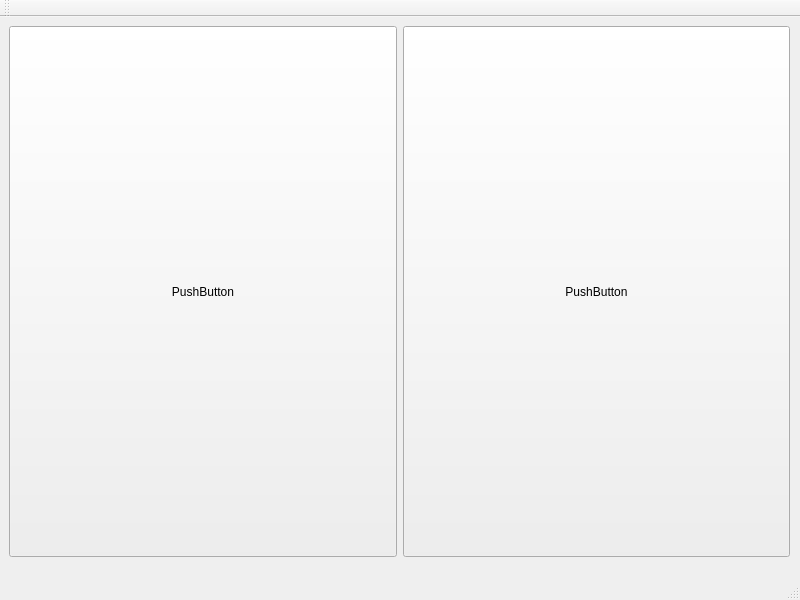
<?xml version="1.0" encoding="UTF-8"?>
<ui version="4.0">
 <class>MainWindow</class>
 <widget class="QMainWindow" name="MainWindow">
  <property name="geometry">
   <rect>
    <x>0</x>
    <y>0</y>
    <width>800</width>
    <height>600</height>
   </rect>
  </property>
  <property name="windowTitle">
   <string>MainWindow</string>
  </property>
  <widget class="QWidget" name="centralwidget">
   <widget class="QWidget" name="horizontalLayoutWidget">
    <property name="geometry">
     <rect>
      <x>9</x>
      <y>9</y>
      <width>781</width>
      <height>531</height>
     </rect>
    </property>
    <layout class="QHBoxLayout" name="horizontalLayout">
     <item>
      <widget class="QPushButton" name="pushButton_2">
       <property name="sizePolicy">
        <sizepolicy hsizetype="Minimum" vsizetype="Preferred">
         <horstretch>0</horstretch>
         <verstretch>0</verstretch>
        </sizepolicy>
       </property>
       <property name="text">
        <string>PushButton</string>
       </property>
      </widget>
     </item>
     <item>
      <widget class="QPushButton" name="pushButton">
       <property name="sizePolicy">
        <sizepolicy hsizetype="Minimum" vsizetype="Preferred">
         <horstretch>0</horstretch>
         <verstretch>0</verstretch>
        </sizepolicy>
       </property>
       <property name="text">
        <string>PushButton</string>
       </property>
      </widget>
     </item>
    </layout>
   </widget>
  </widget>
  <widget class="QMenuBar" name="menubar">
   <property name="geometry">
    <rect>
     <x>0</x>
     <y>0</y>
     <width>800</width>
     <height>22</height>
    </rect>
   </property>
  </widget>
  <widget class="QStatusBar" name="statusbar"/>
  <widget class="QToolBar" name="toolBar">
   <property name="windowTitle">
    <string>toolBar</string>
   </property>
   <attribute name="toolBarArea">
    <enum>TopToolBarArea</enum>
   </attribute>
   <attribute name="toolBarBreak">
    <bool>false</bool>
   </attribute>
  </widget>
 </widget>
 <resources/>
 <connections/>
</ui>
